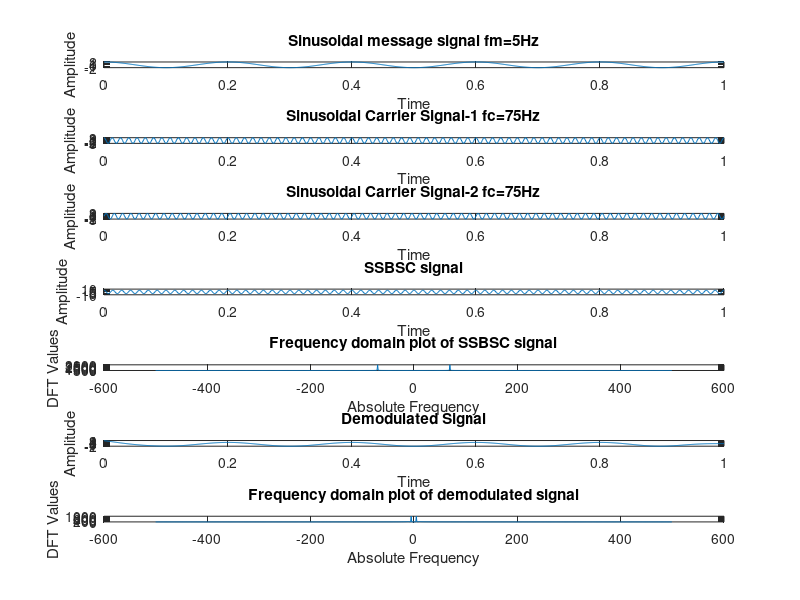

This figure's MATLAB source:
clear all; close all; clc;
% Here, we will see the complete process of retrieval of the original message signal
% Through SSB-SC modulation technique. 
%--------------------------------------------------------------------------
% Message signal
fs=1000; % Sampling frequency
t=0:1/fs:1; % Time
Am=2; fm=5; % Message Signal Amplitude, Frequency
message_signal= Am*cos(2*pi*fm*t); % Sinusoidal message signal
subplot(711); % Time domain Plot of Message Signal
plot(t,message_signal);
xlabel('Time');
ylabel('Amplitude');
title(['Sinusoidal message signal fm=', num2str(fm),'Hz']);
%--------------------------------------------------------------------------
% Carrier signals
% Carrier signal-1
Ac=3; fc=75; % Carrier Signal Amplitude, Frequency
carrier_signal_1= Ac*cos(2*pi*fc*t); %Sinusoidal carrier signal-1
subplot(712); %  Time domain Plot of Carrier Signal-1
plot(t,carrier_signal_1);
xlabel('Time');
ylabel('Amplitude');
title(['Sinusoidal Carrier Signal-1 fc=',num2str(fc),'Hz']);
% Carrier signal-2
Ac=3; fc=75; % Carrier Signal Amplitude, Frequency
carrier_signal_2= Ac*sin(2*pi*fc*t); %Sinusoidal carrier signal-2
subplot(713); %  Time domain Plot of Carrier Signal-2
plot(t,carrier_signal_2);
xlabel('Time');
ylabel('Amplitude');
title(['Sinusoidal Carrier Signal-2 fc=',num2str(fc),'Hz']);
%--------------------------------------------------------------------------
% Modulated signal
I=message_signal.*carrier_signal_1; % Inphase component
Q=imag(hilbert(message_signal)).*carrier_signal_2; % Orthogonal component
modulated_signal=I+Q; %Lower side band
%modulated_signal=I-Q; % Upper side band
subplot(714); %  Time domain Plot of Modulated Signal
plot(t,modulated_signal);
xlabel('Time');
ylabel('Amplitude');
title('SSBSC signal');
%--------------------------------------------------------------------------
% Frequency domain Plot of Modulated Signal
N=length(modulated_signal); % Number of DFT points
% Calculating the fft of modulated signal, then shifting the zero frequency component
% to center of the spectrum.
f_modulated_signal= fftshift(fft(modulated_signal,N));
f=fs*[-N/2:N/2-1]/N; % Frequency bins
subplot(715); % Plot
plot(f,abs(f_modulated_signal)); %Plotting the Magnitude values
xlabel('Absolute Frequency');
ylabel('DFT Values');
title('Frequency domain plot of SSBSC signal');
%--------------------------------------------------------------------------
% Demodulated Signal
% Multiply the modulated signal with 2*(carrier signal 1)
product_demodulator=2*modulated_signal.*carrier_signal_1; %Product demodulator output
% Low pass filtering
% Remove the 2*wc frequency components, then divide it by Ac^2 
% Butterworth filter design
% Mapping cutoff frequency range 0-fs/2 to 0-1[Normalisation]
% Setting cutoff frequency: 2*(fm/(fs/2))
% Setting filter order: 5
[num,den]=butter(5,4*fm/fs); % Calculating numerator, denominator of filter coefficients
demodulated_signal=filtfilt(num,den,product_demodulator); % Low pass filter with Zero phase shift
demodulated_signal=(demodulated_signal/(Ac*Ac));
subplot(716); %  Time domain Plot of demodulated signal 
plot(t,demodulated_signal);
xlabel('Time');
ylabel('Amplitude');
title('Demodulated Signal');
%--------------------------------------------------------------------------
% Frequency domain Plot of demodulated signal
N=length(product_demodulator); %Number of DFT points
% Calculating the fft of demodulated signal, then shifting the zero frequency component
% to center of the spectrum.
f_demodulated_signal=fftshift(fft(demodulated_signal,N));
f=fs*[-N/2:N/2-1]/N; % Frequency bins
subplot(717); % Plot
plot(f,abs(f_demodulated_signal));
xlabel('Absolute Frequency');
ylabel('DFT Values');
title('Frequency domain plot of demodulated signal');
%--------------------------------------------------------------------------

